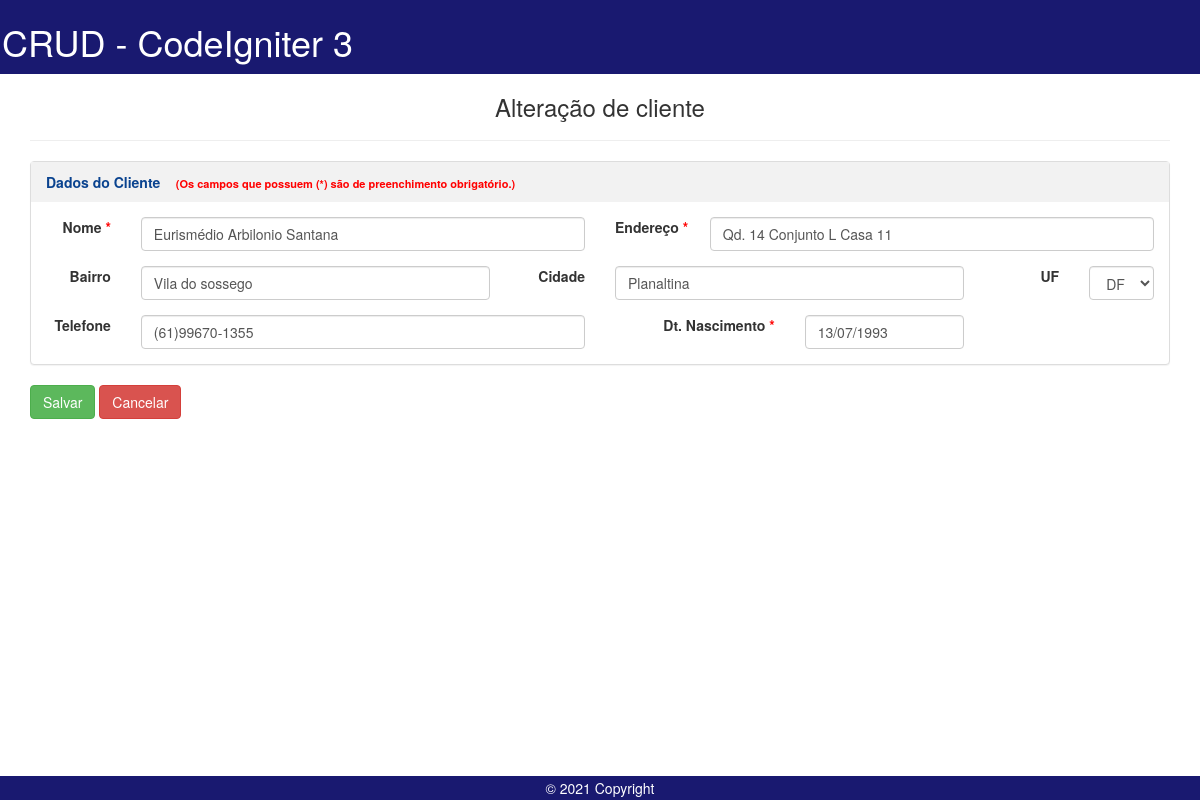
The app's page /index.php/Controller/editar?id=4 with its own data.
### tables this page shows
CREATE TABLE `cliente` (
  `idcliente` int(11) NOT NULL auto_increment,
  `nome` varchar(150) default NULL,
  `endereco` varchar(150) default NULL,
  `bairro` varchar(60) default NULL,
  `cidade` varchar(60) default NULL,
  `uf` varchar(2) default NULL,
  `dt_cadastro` date default NULL,
  `dt_nascimento` date default NULL,
  `telefones` varchar(45) default NULL,
  PRIMARY KEY  (`idcliente`)
);

### application/libraries/Template.php (called while the page is built)
<?php if ( ! defined('BASEPATH')) exit('No direct script access allowed');
class Template {
		var $template_data = array();
		function set($name, $value)
		{
			$this->template_data[$name] = $value;
		}
		function load($template = '', $view = '' , $view_data = array(), $return = FALSE)
		{
			$this->CI =& get_instance();
			$this->set('contents', $this->CI->load->view($view, $view_data, TRUE));
			return $this->CI->load->view($template, $this->template_data, $return);
		}
}

### application/controllers/Controller.php (called while the page is built, shortened)
<?php
class Controller extends CI_Controller
{
	public function editar()
	{
		$idcliente = $_GET['id'];
		$cliente = $this->ControllerModel->findCliente($idcliente);
		$this->template->load('templates/template_padrao', 'novo_cliente', ['cliente' => $cliente]);
	}
}

### index.php (called while the page is built, shortened)
<?php
require_once BASEPATH.'core/CodeIgniter.php';

### application/models/ControllerModel.php (called while the page is built, shortened)
<?php
class ControllerModel extends CI_Model
{
    private $db;
    public function __construct()
    {
        $this->db = $this->load->database('default', true);
    }
    public function findCliente($id)
    {
        $query = $this->db->select(['*'])
            ->from('cliente')
            ->where('idcliente = ' . $id)
            ->get();
        return $query->result_array();
    }
}

### application/views/novo_cliente.php (the view, shortened to what this page needs)
<div class="container-fluid">
    <div class="text-center" style="margin-top: 10px;">
        <h3><?php echo isset($cliente) ? 'Alteração de cliente' : 'Cadastro de clientes'; ?></h3>
    </div>
    <hr>
    <form id="frmCliente" method="post" class="form-horizontal" action="<?php echo isset($cliente[0]['idcliente']) ? "atualizar" : "salvar"; ?>">
        <div>
            <div class="panel panel-default">
                <div class="padrao_titulo">
                    Dados do Cliente&nbsp;&nbsp;&nbsp;
                    <span style="color:#FF0000; font-size:11px;">(Os campos que possuem (*) são de preenchimento obrigatório.)</span>
                </div>
                <div class="panel-body">
                    <div class="form-group">
                        <label class="col-md-1" style="text-align: right">Nome&nbsp;<font color="red">*</font></label>
                        <div class="col-md-5">
                            <input name="nome" id="nome" value="<?php
                                                                if (isset($cliente)) {
                                                                    echo isset($cliente[0]['nome']) ? $cliente[0]['nome'] : null;
                                                                }
                                                                ?>" type="text" class="form-control" placeholder="Nome do cliente" required />
                        </div>
                        <label class="col-md-1" style="text-align: right">Endereço&nbsp;<font color="red">*</font></label>
                        <div class="col-md-5">
                            <input name="endereco" id="endereco" value="<?php
                                                                        if (isset($cliente)) {
                                                                            echo isset($cliente[0]['endereco']) ? $cliente[0]['endereco'] : null;
                                                                        }
                                                                        ?>" type="text" class="form-control" placeholder="Endereço" required />
                        </div>
                    </div>
                    <div class="form-group">
                        <label class="col-md-1" style="text-align: right">Bairro</label>
                        <div class="col-md-4">
                            <input name="bairro" id="bairro" value="<?php
                                                                    if (isset($cliente)) {
                                                                        echo isset($cliente[0]['bairro']) ? $cliente[0]['bairro'] : null;
                                                                    }
                                                                    ?>" type="text" class="form-control" placeholder="Bairro" required />
                        </div>
                        <label class="col-md-1" style="text-align: right">Cidade</label>
                        <div class="col-md-4">
                            <input name="cidade" id="cidade" value="<?php
                                                                    if (isset($cliente)) {
                                                                        echo isset($cliente[0]['cidade']) ? $cliente[0]['cidade'] : null;
                                                                    }
                                                                    ?>" type="text" class="form-control" placeholder="Cidade" required />
                        </div>
                        <label class="col-md-1" style="text-align: right">UF</label>
                        <div class="col-md-1">
                            <select class="selectpicker form-control" name="uf" id="uf" required>
                                <option value="<?php
                                                echo isset($cliente[0]['uf']) ? $cliente[0]['uf'] : null;
                                                ?>"><?php echo isset($cliente[0]['uf']) ? $cliente[0]['uf'] : null; ?></option>
                            </select>
                        </div>
                    </div>
                    <div class="form-group" style="margin-bottom: 0px;">
                        <label class="col-md-1" style="text-align: right">Telefone</label>
                        <div class="col-md-5">
                            <input name="telefones" id="telefones" value="<?php
                                                                            if (isset($cliente)) {
                                                                                echo isset($cliente[0]['telefones']) ? $cliente[0]['telefones'] : null;
                                                                            }
                                                                            ?>" type="text" class="form-control" placeholder="Telefones" required />
                        </div>
                        <label class="col-md-2" style="text-align: right">Dt. Nascimento&nbsp;<font color="red">*</font></label>
                        <div class="col-md-2">
                            <input name="dt_nascimento" id="dt_nascimento" type="text" value="<?php echo isset($cliente[0]['dt_nascimento']) ? date("d/m/Y", strtotime($cliente[0]['dt_nascimento'])) : null; ?>" OnKeyPress="formatar(this, '##/##/####')" maxlength="10" class="form-control" placeholder="Data nascimento" required />
                        </div>
                    </div>
                </div>
            </div>
        </div>
        <div>
            <input type="submit" name="enviar" class="btn btn-success" value="Salvar" />
            <a href="#" OnClick="window.location = 'index'" class="btn btn-danger">Cancelar</a>
        </div>
    </form>
</div>

### application/views/novo_cliente.php (style rules this page uses)
.padrao_titulo { background-color: #f2f2f2; color: #0a438f; padding-left: 15px; padding-top: 10px; padding-bottom: 10px; font-weight: bold; }

### records on screen
cliente: nome "Eurismédio Arbilonio Santana", endereco "Qd. 14 Conjunto L Casa 11", bairro "Vila do sossego", cidade "Planaltina", uf "DF", telefones "(61)99670-1355", dt_nascimento "13/07/1993"
